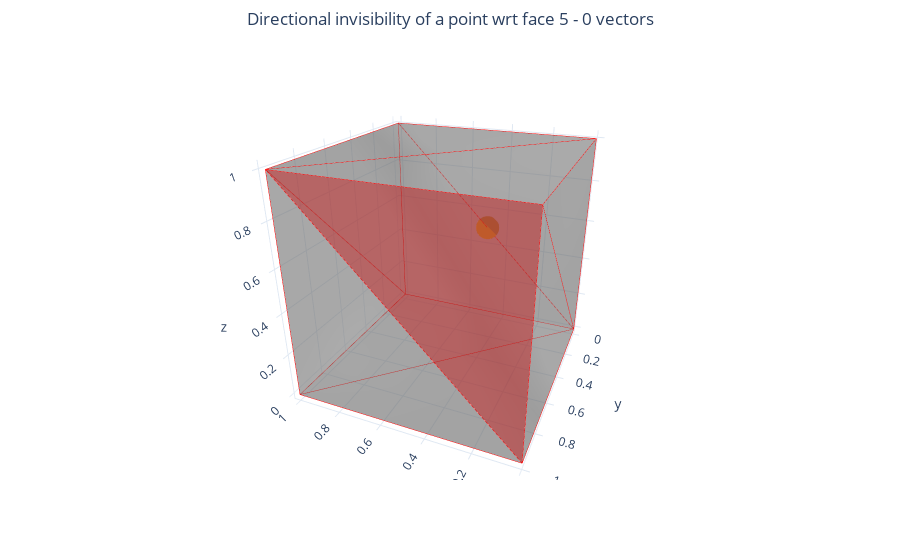

Write notebook code for a chart like this one.
### Code cell
get_directional_maps(5).show()

### Figure 1 — Plotly figure (JSON) as saved in the notebook; plotly's stock layout.template omitted (floating-point values rounded to 4 significant figures)
{"data": [{"color": "gray", "i": [0, 0, 0, 0, 2, 2, 4, 4, 0, 0, 1, 1], "j": [6, 2, 3, 1, 7, 3, 6, 7, 4, 5, 5, 7], "k": [4, 6, 2, 3, 6, 7, 7, 5, 5, 1, 7, 3], "opacity": 0.4, "type": "mesh3d", "x": [0, 0, 0, 0, 1, 1, 1, 1], "y": [0, 0, 1, 1, 0, 0, 1, 1], "z": [0, 1, 0, 1, 0, 1, 0, 1]}, {"line": {"color": "red", "width": 1}, "mode": "lines", "name": "", "type": "scatter3d", "x": [0, 1, 1, 0, 0, 1, 0, 0, 0, 0, 0, 0, 0, 1, 1, 0, 0, 1, 1, 1, 1, 1, 1, 1, 0, 1, 1, 0, 1, 0, 0, 1, 1, 0, 1, 0], "y": [0, 1, 0, 0, 1, 1, 0, 1, 1, 0, 0, 1, 1, 1, 1, 1, 1, 1, 0, 1, 1, 0, 1, 0, 0, 0, 0, 0, 0, 0, 0, 0, 1, 0, 1, 1], "z": [0, 0, 0, 0, 0, 0, 0, 1, 0, 0, 1, 1, 0, 1, 0, 0, 1, 1, 0, 0, 1, 0, 1, 1, 0, 0, 1, 0, 1, 1, 1, 1, 1, 1, 1, 1]}, {"marker": {"color": "goldenrod"}, "mode": "markers", "type": "scatter3d", "x": [0.5], "y": [0], "z": [0.5]}, {"colorscale": [[0, "rgb(247,251,255)"], [0.125, "rgb(222,235,247)"], [0.25, "rgb(198,219,239)"], [0.375, "rgb(158,202,225)"], [0.5, "rgb(107,174,214)"], [0.625, "rgb(66,146,198)"], [0.75, "rgb(33,113,181)"], [0.875, "rgb(8,81,156)"], [1, "rgb(8,48,107)"]], "showscale": false, "type": "cone", "u": [], "v": [], "w": [], "x": [], "y": [], "z": []}, {"color": "red", "i": [2], "j": [3], "k": [7], "opacity": 0.4, "type": "mesh3d", "x": [0, 0, 0, 0, 1, 1, 1, 1], "y": [0, 0, 1, 1, 0, 0, 1, 1], "z": [0, 1, 0, 1, 0, 1, 0, 1]}], "layout": {"margin": {"l": 0, "pad": 4, "r": 0, "t": 50}, "scene": {"camera": {"eye": {"x": -0.76, "y": 1.8, "z": 0.92}}}, "showlegend": false, "title": {"text": "Directional invisibility of a point wrt face 5 - 0 vectors", "x": 0.5}}}
